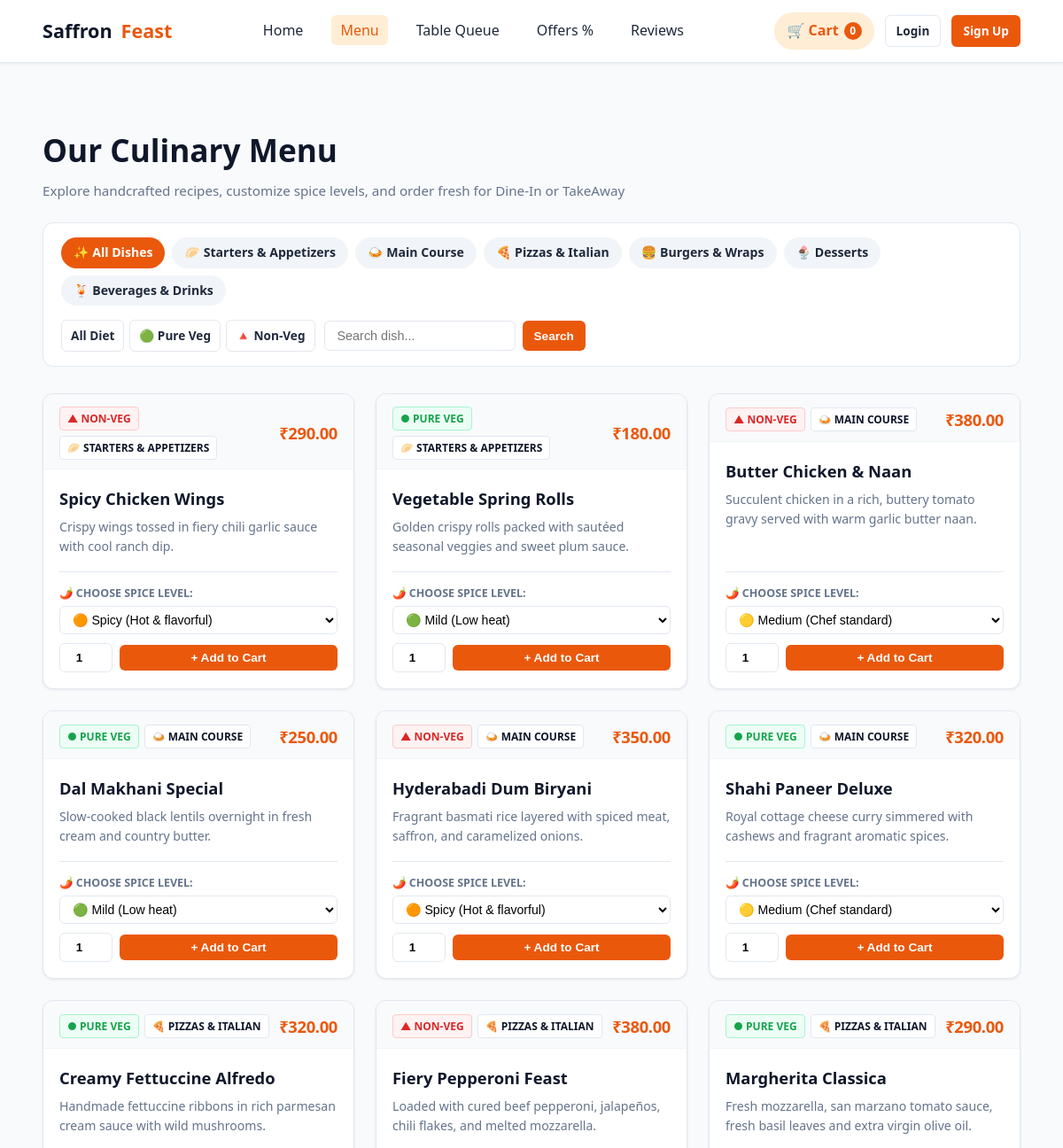
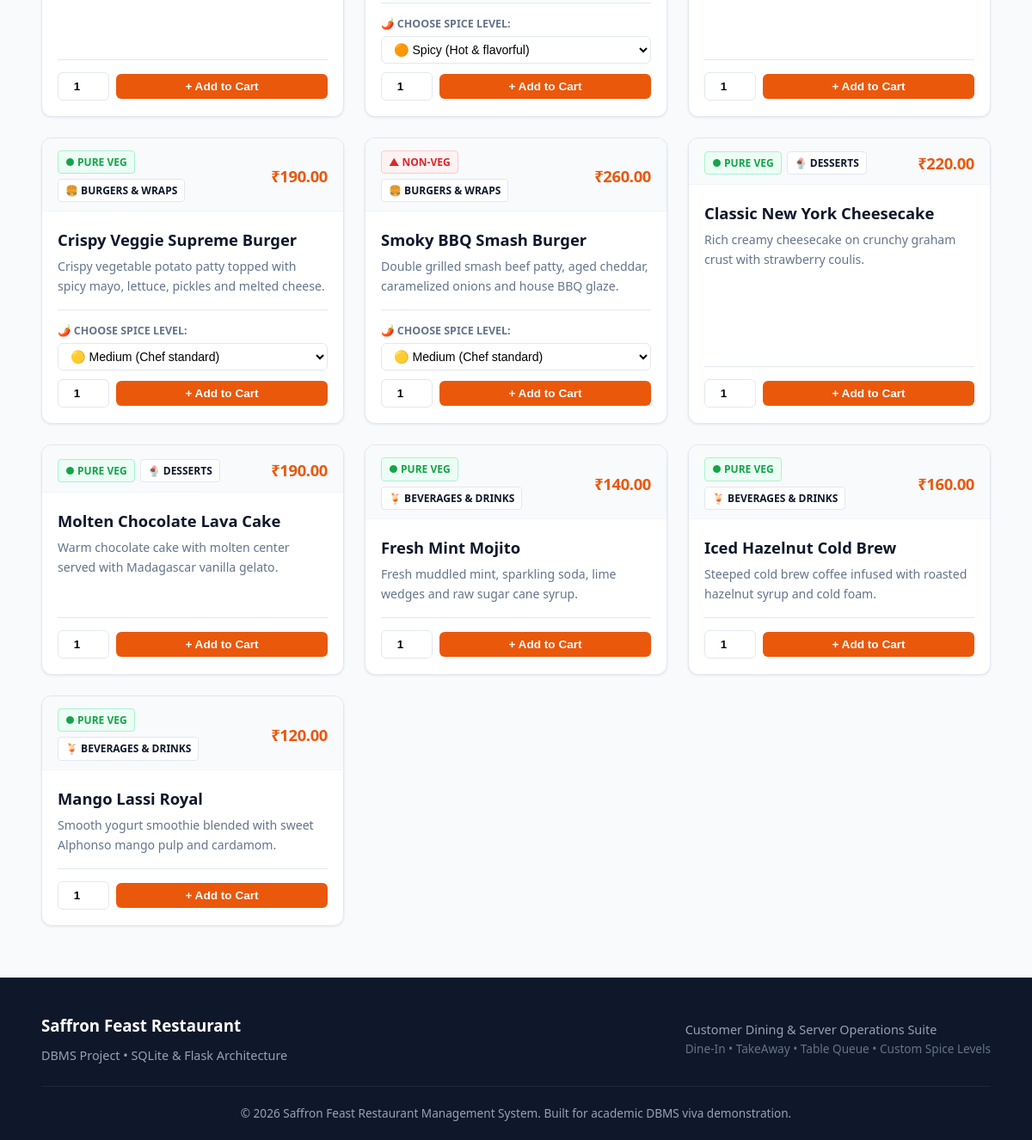
The page /menu on the database its author committed (2 pictures, top to bottom).
### tables this page shows
CREATE TABLE categories (
    id INTEGER PRIMARY KEY AUTOINCREMENT,
    name TEXT NOT NULL UNIQUE,
    icon TEXT DEFAULT '🍽️'
);

CREATE TABLE menu_items (
    id INTEGER PRIMARY KEY AUTOINCREMENT,
    category_id INTEGER NOT NULL,
    name TEXT NOT NULL,
    description TEXT,
    price REAL NOT NULL CHECK(price > 0),
    diet_type TEXT CHECK(diet_type IN ('veg', 'non-veg')) DEFAULT 'veg',
    is_spicy_customizable INTEGER DEFAULT 1, -- 1: Yes, 0: No
    default_spice_level TEXT CHECK(default_spice_level IN ('Mild', 'Medium', 'Spicy', 'Extra Spicy')) DEFAULT 'Medium',
    image_url TEXT,
    is_available INTEGER DEFAULT 1, -- 1: Available, 0: Out of stock
    FOREIGN KEY (category_id) REFERENCES categories(id) ON DELETE CASCADE
);

### app.py (the view)
@app.route('/menu')
@customer_only
def menu():
    category_id = request.args.get('category', type=int)
    diet = request.args.get('diet', type=str)
    search = request.args.get('search', type=str, default='').strip()
    conn = get_db()
    categories = conn.execute("SELECT * FROM categories ORDER BY id ASC").fetchall()
    query = """
        SELECT m.*, c.name as category_name, c.icon as category_icon
        FROM menu_items m
        JOIN categories c ON m.category_id = c.id
        WHERE 1=1
    """
    params = []
    if category_id:
        query += " AND m.category_id = ?"
        params.append(category_id)
    if diet in ['veg', 'non-veg']:
        query += " AND m.diet_type = ?"
        params.append(diet)
    if search:
        query += " AND (m.name LIKE ? OR m.description LIKE ?)"
        params.extend([f"%{search}%", f"%{search}%"])
    query += " ORDER BY m.is_available DESC, m.category_id ASC, m.name ASC"
    menu_items = conn.execute(query, params).fetchall()
    conn.close()
    return render_template('customer/menu.html',
                           categories=categories,
                           menu_items=menu_items,
                           selected_category=category_id,
                           selected_diet=diet,
                           search_query=search)

### app.py (called while the page is built)
def customer_only(f):
    @wraps(f)
    def decorated_function(*args, **kwargs):
        if session.get('user_role') in ['admin', 'staff']:
            return redirect(url_for('admin_dashboard'))
        return f(*args, **kwargs)
    return decorated_function

@app.context_processor
def inject_global_data():
    cart_count = 0
    if 'cart' in session:
        cart_count = sum(item.get('quantity', 1) for item in session['cart'].values())
    return {
        'current_user': {
            'id': session.get('user_id'),
            'name': session.get('user_name'),
            'role': session.get('user_role'),
            'email': session.get('user_email')
        },
        'cart_count': cart_count
    }

### database.py (called while the page is built)
def get_db():
    conn = sqlite3.connect(DATABASE_PATH)
    conn.row_factory = sqlite3.Row
    conn.execute("PRAGMA foreign_keys = ON;")
    return conn

### templates/customer/menu.html (shortened to what this page needs)
{% extends 'base.html' %}
{% block content %}
<div class="container">
  <div class="section-header">
    <div>
      <h1 style="font-size: 2.2rem; font-weight: 800; color: var(--secondary); margin-bottom: 6px;">Our Culinary Menu</h1>
      <p>Explore handcrafted recipes, customize spice levels, and order fresh for Dine-In or TakeAway</p>
    </div>
  </div>
  <div class="filter-bar">
    <div class="category-pills">
      <a href="{{ url_for('menu', diet=selected_diet, search=search_query) }}"
         class="cat-pill {% if not selected_category %}active{% endif %}">
        ✨ All Dishes
      </a>
      {% for cat in categories %}
      <a href="{{ url_for('menu', category=cat.id, diet=selected_diet, search=search_query) }}"
         class="cat-pill {% if selected_category == cat.id %}active{% endif %}">
        {{ cat.icon }} {{ cat.name }}
      </a>
      {% endfor %}
    </div>
    <div style="display: flex; gap: 10px; align-items: center; flex-wrap: wrap;">
      <div style="display: flex; gap: 6px;">
        <a href="{{ url_for('menu', category=selected_category, search=search_query) }}"
           class="btn btn-outline btn-sm {% if not selected_diet %}btn-primary{% endif %}" style="padding: 6px 10px;">
          All Diet
        </a>
        <a href="{{ url_for('menu', category=selected_category, diet='veg', search=search_query) }}"
           class="btn btn-outline btn-sm {% if selected_diet == 'veg' %}btn-success{% endif %}" style="padding: 6px 10px;">
          🟢 Pure Veg
        </a>
        <a href="{{ url_for('menu', category=selected_category, diet='non-veg', search=search_query) }}"
           class="btn btn-outline btn-sm {% if selected_diet == 'non-veg' %}btn-danger{% endif %}" style="padding: 6px 10px;">
          🔺 Non-Veg
        </a>
      </div>
      <form action="{{ url_for('menu') }}" method="GET" class="search-box">
        <input type="text" name="search" value="{{ search_query }}" placeholder="Search dish..." class="search-input">
        <button type="submit" class="btn btn-primary btn-sm">Search</button>
      </form>
    </div>
  </div>
  {% if menu_items %}
  <div class="grid-3">
    {% for item in menu_items %}
    <div class="menu-card" style="{% if not item.is_available %}opacity: 0.65;{% endif %}">
      <div class="menu-card-top">
        <div class="menu-card-badges">
          {% if item.diet_type == 'veg' %}
            <span class="badge badge-veg">● Pure Veg</span>
          {% else %}
            <span class="badge badge-nonveg">▲ Non-Veg</span>
          {% endif %}
          <span class="badge badge-category">{{ item.category_icon }} {{ item.category_name }}</span>
        </div>
        {% if not item.is_available %}
          <div class="badge badge-status status-cancelled">
            OUT OF STOCK
          </div>
        {% else %}
          <div class="menu-card-price-tag">₹{{ "%.2f"|format(item.price) }}</div>
        {% endif %}
      </div>
      <div class="menu-card-body">
        <h3 class="menu-card-title">{{ item.name }}</h3>
        <p class="menu-card-desc">{{ item.description }}</p>
        {% if item.is_available %}
        <form action="{{ url_for('add_to_cart') }}" method="POST" class="menu-card-form">
          {% if item.is_spicy_customizable %}
          <div class="spice-selector-group">
            <label for="spice_opt_{{ item.id }}">🌶️ Choose Spice Level:</label>
            <select name="spice_level" id="spice_opt_{{ item.id }}" class="spice-select">
              <option value="Mild" {% if item.default_spice_level == 'Mild' %}selected{% endif %}>🟢 Mild (Low heat)</option>
              <option value="Medium" {% if item.default_spice_level == 'Medium' %}selected{% endif %}>🟡 Medium (Chef standard)</option>
              <option value="Spicy" {% if item.default_spice_level == 'Spicy' %}selected{% endif %}>🟠 Spicy (Hot & flavorful)</option>
            </select>
          </div>
          {% else %}
            <input type="hidden" name="spice_level" value="Mild">
          {% endif %}
          <div class="menu-card-actions">
            <input type="number" name="quantity" value="1" min="1" max="20" class="qty-input" title="Quantity">
            <button type="submit" class="btn btn-primary btn-block btn-sm">
              + Add to Cart
            </button>
          </div>
        </form>
        {% else %}
          <div style="margin-top: auto; padding-top: 14px; text-align: center; color: var(--text-muted); font-weight: 600; font-size: 0.9rem;">
            Currently Unavailable
          </div>
        {% endif %}
      </div>
    </div>
    {% endfor %}
  </div>
  {% endif %}
</div>
{% endblock %}

### rows shown on the page
categories: icon "🥟", name "Starters & Appetizers"
categories: icon "🍛", name "Main Course"
categories: icon "🍕", name "Pizzas & Italian"
categories: icon "🍔", name "Burgers & Wraps"
categories: icon "🍨", name "Desserts"
categories: icon "🍹", name "Beverages & Drinks"
menu_items: diet_type "▲ NON-VEG", category_icon "🥟", category_name "STARTERS & APPETIZERS", price "290.00", name "Spicy Chicken Wings", description "Crispy wings tossed in fiery chili garlic sauce with cool ranch dip.", spice_level "🟠 Spicy (Hot & flavorful)"
menu_items: diet_type "● PURE VEG", category_icon "🥟", category_name "STARTERS & APPETIZERS", price "180.00", name "Vegetable Spring Rolls", description "Golden crispy rolls packed with sautéed seasonal veggies and sweet plum sauce.", spice_level "🟢 Mild (Low heat)"
menu_items: diet_type "▲ NON-VEG", category_icon "🍛", category_name "MAIN COURSE", price "380.00", name "Butter Chicken & Naan", description "Succulent chicken in a rich, buttery tomato gravy served with warm garlic butter naan.", spice_level "🟡 Medium (Chef standard)"
menu_items: diet_type "● PURE VEG", category_icon "🍛", category_name "MAIN COURSE", price "250.00", name "Dal Makhani Special", description "Slow-cooked black lentils overnight in fresh cream and country butter.", spice_level "🟢 Mild (Low heat)"
menu_items: diet_type "▲ NON-VEG", category_icon "🍛", category_name "MAIN COURSE", price "350.00", name "Hyderabadi Dum Biryani", description "Fragrant basmati rice layered with spiced meat, saffron, and caramelized onions.", spice_level "🟠 Spicy (Hot & flavorful)"
menu_items: diet_type "● PURE VEG", category_icon "🍛", category_name "MAIN COURSE", price "320.00", name "Shahi Paneer Deluxe", description "Royal cottage cheese curry simmered with cashews and fragrant aromatic spices.", spice_level "🟡 Medium (Chef standard)"
menu_items: diet_type "● PURE VEG", category_icon "🍕", category_name "PIZZAS & ITALIAN", price "320.00", name "Creamy Fettuccine Alfredo", description "Handmade fettuccine ribbons in rich parmesan cream sauce with wild mushrooms."
menu_items: diet_type "▲ NON-VEG", category_icon "🍕", category_name "PIZZAS & ITALIAN", price "380.00", name "Fiery Pepperoni Feast", description "Loaded with cured beef pepperoni, jalapeños, chili flakes, and melted mozzarella.", spice_level "🟠 Spicy (Hot & flavorful)"
menu_items: diet_type "● PURE VEG", category_icon "🍕", category_name "PIZZAS & ITALIAN", price "290.00", name "Margherita Classica", description "Fresh mozzarella, san marzano tomato sauce, fresh basil leaves and extra virgin olive oil."
menu_items: diet_type "● PURE VEG", category_icon "🍔", category_name "BURGERS & WRAPS", price "190.00", name "Crispy Veggie Supreme Burger", description "Crispy vegetable potato patty topped with spicy mayo, lettuce, pickles and melted cheese.", spice_level "🟡 Medium (Chef standard)"
menu_items: diet_type "▲ NON-VEG", category_icon "🍔", category_name "BURGERS & WRAPS", price "260.00", name "Smoky BBQ Smash Burger", description "Double grilled smash beef patty, aged cheddar, caramelized onions and house BBQ glaze.", spice_level "🟡 Medium (Chef standard)"
menu_items: diet_type "● PURE VEG", category_icon "🍨", category_name "DESSERTS", price "220.00", name "Classic New York Cheesecake", description "Rich creamy cheesecake on crunchy graham crust with strawberry coulis."
menu_items: diet_type "● PURE VEG", category_icon "🍨", category_name "DESSERTS", price "190.00", name "Molten Chocolate Lava Cake", description "Warm chocolate cake with molten center served with Madagascar vanilla gelato."
menu_items: diet_type "● PURE VEG", category_icon "🍹", category_name "BEVERAGES & DRINKS", price "140.00", name "Fresh Mint Mojito", description "Fresh muddled mint, sparkling soda, lime wedges and raw sugar cane syrup."
menu_items: diet_type "● PURE VEG", category_icon "🍹", category_name "BEVERAGES & DRINKS", price "160.00", name "Iced Hazelnut Cold Brew", description "Steeped cold brew coffee infused with roasted hazelnut syrup and cold foam."
menu_items: diet_type "● PURE VEG", category_icon "🍹", category_name "BEVERAGES & DRINKS", price "120.00", name "Mango Lassi Royal", description "Smooth yogurt smoothie blended with sweet Alphonso mango pulp and cardamom."

### other values the page prints
{{ cart_count }} "0"
